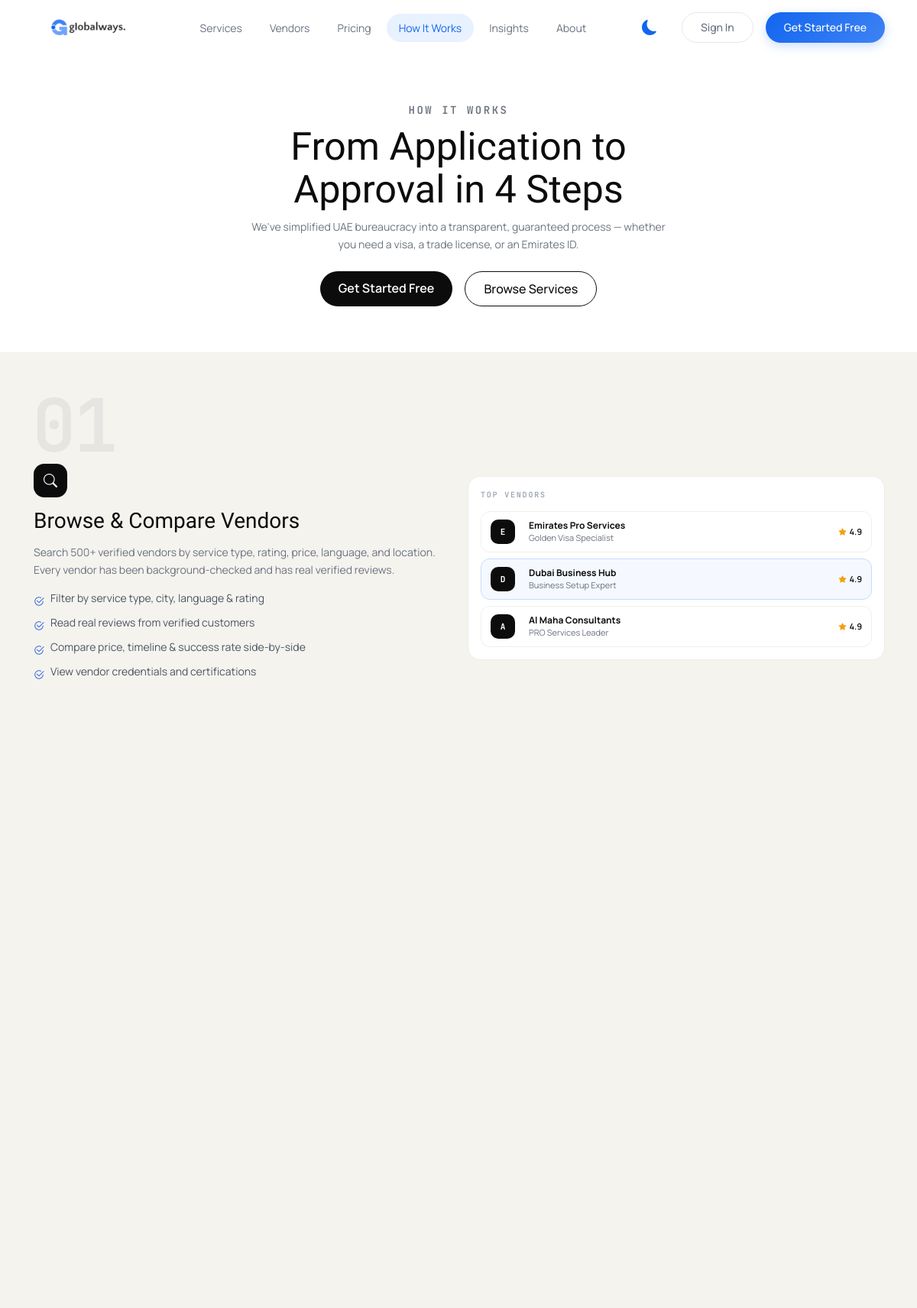
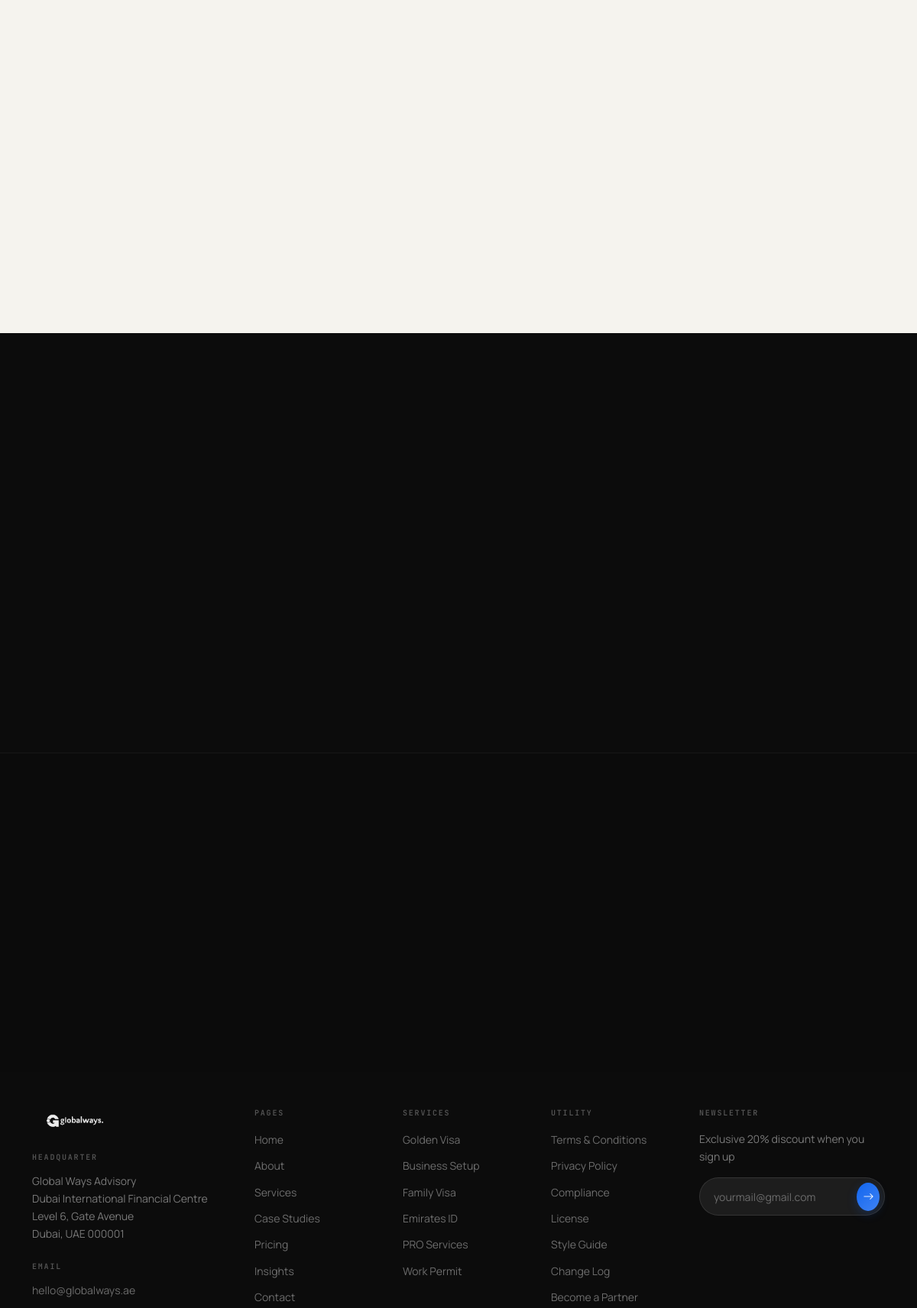
/how-it-works.php (upper part), run on the app's committed database (2 pictures, top to bottom).
### tables this page shows
CREATE TABLE `menu_items` (
  `id` int(10) unsigned NOT NULL AUTO_INCREMENT,
  `menu_id` int(10) unsigned NOT NULL,
  `parent_id` int(10) unsigned DEFAULT NULL,
  `title` varchar(150) NOT NULL,
  `url` varchar(255) NOT NULL,
  `sort_order` int(11) DEFAULT 0,
  PRIMARY KEY (`id`),
  KEY `idx_menu_id` (`menu_id`),
  CONSTRAINT `fk_menu_items_menu` FOREIGN KEY (`menu_id`) REFERENCES `menus` (`id`) ON DELETE CASCADE
);

### lib/auth.php (called while the page is built, shortened)
<?php
function validate_session_bindings(): bool {
    if (empty($_SESSION['user'])) return true;
    return true;
}
function check_remember_me_cookie(): bool {
    if (empty($_COOKIE['remember_me'])) return false;
    $parts = explode('|', $_COOKIE['remember_me']);
    list($user_id, $token, $signature) = $parts;
    require_once __DIR__ . '/cache_helper.php';
    return login_user_by_id((int)$user_id);
}
function current_user(): ?array {
    if (empty($_SESSION['user'])) return null;
    $user = $_SESSION['user'];
    return $user;
}
?>

### lib/cache_helper.php (called while the page is built, shortened)
<?php
class CacheUtility {
    private static $use_apcu = null;
    private static $cache_dir = null;
    private static function init() {
        if (self::$use_apcu === null) {
            self::$use_apcu = function_exists('apcu_fetch') && ini_get('apcu.enabled');
            self::$cache_dir = __DIR__ . '/../var/cache';
        }
    }
    private static function should_bypass_cache() {
        if (isset($_SERVER['SCRIPT_NAME'])) {
            $script = $_SERVER['SCRIPT_NAME'];
        }
        if (isset($_SERVER['REQUEST_URI'])) {
            $uri = $_SERVER['REQUEST_URI'];
        }
        return false;
    }
    private static function get_file_path($key) {
        $safe_key = md5($key);
        return self::$cache_dir . '/' . $safe_key . '.cache';
    }
    public static function get($key) {
        $path = self::get_file_path($key);
        return null;
    }
    public static function set($key, $value, $ttl = 3600) {
        $path = self::get_file_path($key);
        $data = [
            'expires' => ($ttl === 0) ? 0 : (time() + $ttl),
            'value' => serialize($value)
        ];
        return @file_put_contents($path, json_encode($data)) !== false;
    }
}
function cache_get($key) {
    return CacheUtility::get($key);
}
function cache_set($key, $value, $ttl = 3600) {
    return CacheUtility::set($key, $value, $ttl);
}
?>

### lib/settings_helper.php (called while the page is built, shortened)
<?php
require_once __DIR__ . '/db_mysqli.php';
function get_all_settings() {
    require_once __DIR__ . '/cache_helper.php';
    $cached = cache_get('all_site_settings');
    global $mysqli;
    $res = $mysqli->query("SELECT `key`, `value` FROM site_settings");
    $settings = [];
    if ($res) {
        while ($row = $res->fetch_assoc()) {
            $settings[$row['key']] = $row['value'];
        }
    }
    return $settings;
}

### how-it-works.php (the view, shortened to what this page needs)
<?php
require_once __DIR__ . '/lib/auth.php';
$res = $mysqli->query("SELECT content FROM cms_pages WHERE page_name = 'how_it_works' LIMIT 1");
$cms = [];
if ($res && $row = $res->fetch_assoc()) {
    $cms = json_decode($row['content'], true) ?: [];
}
include __DIR__ . '/partials/frontend_header.php';
?>
  <main class="hiw-main">
    <section class="hiw-hero">
      <div class="container-xl">
        <div class="hiw-hero-inner fade-in">
          <p class="label-mono mb-2">How It Works</p>
          <h1 class="font-serif mb-2">From Application to<br>Approval in 4 Steps</h1>
          <p class="text-secondary mb-4">We've simplified UAE bureaucracy into a transparent, guaranteed process — whether you need a visa, a trade license, or an Emirates ID.</p>
          <div class="d-flex flex-wrap justify-content-center gap-3">
            <a href="register.html" class="btn btn-gw-dark">Get Started Free</a>
            <a href="services.html" class="btn btn-gw-outline">Browse Services</a>
          </div>
        </div>
      </div>
    </section>
    <section class="hiw-steps-wrap">
      <div class="container-xl">
        <?php foreach (($cms['steps'] ?? []) as $index => $step):
            $is_even = ($index % 2 === 1);
        ?>
          <div class="hiw-step-row fade-in">
            <span class="step-number-bg" aria-hidden="true"><?= htmlspecialchars($step['num'] ?? '') ?></span>
            <div class="row g-4 align-items-center <?= $is_even ? 'flex-lg-row-reverse' : '' ?>">
              <div class="col-lg-6">
                <article class="hiw-step-copy">
                  <span class="hiw-icon-pill"><i class="bi <?= htmlspecialchars($step['icon'] ?? 'bi-search') ?>"></i></span>
                  <h2 class="font-serif"><?= htmlspecialchars($step['title'] ?? '') ?></h2>
                  <p><?= htmlspecialchars($step['desc'] ?? '') ?></p>
                  <ul class="list-unstyled">
                    <?php foreach (($step['bullets'] ?? []) as $bullet): ?>
                      <li><i class="bi bi-check2-circle"></i><?= htmlspecialchars($bullet) ?></li>
                    <?php endforeach; ?>
                  </ul>
                </article>
              </div>
              <div class="col-lg-6">
                <div class="step-mockup hiw-mini-board">
                  <p class="label-mono hiw-card-label"><?= htmlspecialchars($step['mockup_label'] ?? 'Details') ?></p>
                  <?php if (!empty($step['mockup_items'])): ?>
                    <?php foreach ($step['mockup_items'] as $m_item): ?>
                      <div class="hiw-mini-row <?= !empty($m_item['active']) ? 'active' : '' ?>">
                        <span class="avatar-mini"><?= htmlspecialchars($m_item['avatar'] ?? 'A') ?></span>
                        <span>
                          <strong><?= htmlspecialchars($m_item['name'] ?? '') ?></strong>
                          <small><?= htmlspecialchars($m_item['sub'] ?? '') ?></small>
                        </span>
                        <span class="rating-mini"><i class="bi bi-star-fill"></i><?= htmlspecialchars($m_item['rating'] ?? '4.9') ?></span>
                      </div>
                    <?php endforeach; ?>
                  <?php endif; ?>
                </div>
              </div>
            </div>
          </div>
        <?php endforeach; ?>
      </div>
    </section>
    <section class="hiw-vendor-panel">
    </section>
    <section class="final-cta-black d-flex align-items-center justify-content-center text-center text-white">
    </section>
  </main>
<?php include __DIR__ . '/partials/frontend_footer.php'; ?>

### partials/frontend_header.php (shortened to what this page needs)
<?php
require_once __DIR__ . '/../lib/auth.php';
require_once __DIR__ . '/../lib/permissions.php';
$current_user = current_user();
$header_items = [];
$h_res = $mysqli->query("SELECT mi.* FROM menu_items mi JOIN menus m ON m.id = mi.menu_id WHERE m.location = 'header' ORDER BY mi.sort_order ASC, mi.id ASC");
if ($h_res) {
    while ($row = $h_res->fetch_assoc()) {
        $header_items[] = $row;
    }
}
?>
<!DOCTYPE html>
<html lang="en">
<head>
  <link href="https://cdn.jsdelivr.net/npm/bootstrap@5.3.3/dist/css/bootstrap.min.css" rel="stylesheet">
  <link href="https://cdn.jsdelivr.net/npm/bootstrap-icons@1.11.3/font/bootstrap-icons.min.css" rel="stylesheet">
  <link href="css/globalways.css" rel="stylesheet">
</head>
<body>
  <nav class="navbar navbar-expand-lg gw-navbar fixed-top" id="gwNav">
    <div class="container-xl">
      <a class="navbar-brand py-0 d-flex align-items-center" href="index.php">
        <img src="assets/logo.png" alt="globalways" class="gw-logo gw-logo-default">
      </a>
      <div class="collapse navbar-collapse" id="mainNav">
        <ul class="navbar-nav mx-auto mb-2 mb-lg-0 gap-lg-1">
          <?php foreach ($header_items as $item): ?>
            <li class="nav-item">
              <a class="nav-link" href="<?= htmlspecialchars($item['url']) ?>">
                <?= htmlspecialchars($item['title']) ?>
              </a>
            </li>
          <?php endforeach; ?>
        </ul>
        <div class="d-flex align-items-center gap-3 navbar-actions">
          <button class="btn btn-link nav-link p-2 d-flex align-items-center justify-content-center" id="themeToggleBtn" title="Toggle Light/Dark Theme" style="border: none; background: none;">
            <i class="bi bi-moon-fill text-primary" id="themeToggleIcon" style="font-size: 1.25rem;"></i>
          </button>
          <?php if ($current_user): ?>
              <?php if (is_role('admin') || is_role('Super Admin')): ?>
                  <a href="admin/dashboard.php" class="btn btn-signin rounded-pill px-4">Admin Panel</a>
              <?php elseif (is_role('provider')): ?>
                  <a href="vendor/index.php" class="btn btn-signin rounded-pill px-4">Vendor Portal</a>
              <?php elseif (is_role('customer')): ?>
                  <a href="customer/index.php" class="btn btn-signin rounded-pill px-4">Customer Portal</a>
              <?php endif; ?>
              <a href="logout.php" class="btn btn-gw-blue px-4">Logout</a>
          <?php else: ?>
              <a href="login.php" class="btn btn-signin rounded-pill px-4">Sign In</a>
              <a href="register.php" class="btn btn-gw-blue px-4">Get Started Free</a>
          <?php endif; ?>
        </div>
      </div>
    </div>
  </nav>
  <div id="main-content-layout">

### partials/frontend_footer.php (shortened to what this page needs)
<?php
require_once __DIR__ . '/../lib/settings_helper.php';
require_once __DIR__ . '/../lib/db_mysqli.php';
$footer_settings = get_all_settings();
$footer_pages = [];
$res1 = $mysqli->query("SELECT mi.* FROM menu_items mi JOIN menus m ON m.id = mi.menu_id WHERE m.location = 'footer_pages' ORDER BY mi.sort_order ASC, mi.id ASC");
if ($res1) {
    while ($row = $res1->fetch_assoc()) $footer_pages[] = $row;
}
$footer_services = [];
$res2 = $mysqli->query("SELECT mi.* FROM menu_items mi JOIN menus m ON m.id = mi.menu_id WHERE m.location = 'footer_services' ORDER BY mi.sort_order ASC, mi.id ASC");
if ($res2) {
    while ($row = $res2->fetch_assoc()) $footer_services[] = $row;
}
$footer_utility = [];
$res3 = $mysqli->query("SELECT mi.* FROM menu_items mi JOIN menus m ON m.id = mi.menu_id WHERE m.location = 'footer_utility' ORDER BY mi.sort_order ASC, mi.id ASC");
if ($res3) {
    while ($row = $res3->fetch_assoc()) $footer_utility[] = $row;
}
?>
  </div>
  <footer class="gw-footer">
  <div class="container-xl pt-5 pb-4">
    <div class="row g-4 g-lg-5">
      <div class="col-lg-3">
        <a href="index.php" class="d-inline-block mb-4">
          <img src="assets/logo-white.png" alt="globalways" class="gw-logo-footer">
        </a>
        <p class="footer-heading">Headquarter</p>
        <p class="footer-text mb-4"><?= nl2br(htmlspecialchars($footer_settings['contact_address'] ?? '')) ?></p>
        <p class="footer-heading">Email</p>
        <p class="footer-text mb-4"><a href="mailto:<?= htmlspecialchars($footer_settings['contact_email'] ?? '') ?>" class="footer-link"><?= htmlspecialchars($footer_settings['contact_email'] ?? '') ?></a></p>
      </div>
      <div class="col-6 col-lg-2">
        <h4 class="footer-col-title">Pages</h4>
        <ul class="list-unstyled footer-links">
          <?php foreach ($footer_pages as $item): ?>
            <li><a href="<?= htmlspecialchars($item['url']) ?>"><?= htmlspecialchars($item['title']) ?></a></li>
          <?php endforeach; ?>
        </ul>
      </div>
      <div class="col-6 col-lg-2">
        <h4 class="footer-col-title">Services</h4>
        <ul class="list-unstyled footer-links">
          <?php foreach ($footer_services as $item): ?>
            <li><a href="<?= htmlspecialchars($item['url']) ?>"><?= htmlspecialchars($item['title']) ?></a></li>
          <?php endforeach; ?>
        </ul>
      </div>
      <div class="col-6 col-lg-2">
        <h4 class="footer-col-title">Utility</h4>
        <ul class="list-unstyled footer-links">
          <?php foreach ($footer_utility as $item): ?>
            <li><a href="<?= htmlspecialchars($item['url']) ?>"><?= htmlspecialchars($item['title']) ?></a></li>
          <?php endforeach; ?>
        </ul>
      </div>
      <div class="col-lg-3">
        <h4 class="footer-col-title">Newsletter</h4>
        <p class="footer-text mb-3"><?= htmlspecialchars($footer_settings['footer_newsletter_text'] ?? '') ?></p>
        <div class="newsletter-input d-flex align-items-center gap-2">
          <input type="email" name="subscribe_email" id="subscribe_email" placeholder="yourmail@gmail.com" aria-label="Email for newsletter">
          <button class="btn btn-gw-blue btn-sm rounded-circle p-2 flex-shrink-0" type="button" aria-label="Subscribe"><i class="bi bi-arrow-right"></i></button>
        </div>
      </div>
    </div>
  </div>
</footer>
</body>
</html>

### templates/bot-widget.php (style rules this page uses)
:root { --bot-primary: #1165ef; --bot-dark: #111827; --bot-light: #f3f4f6; --bot-bg: #ffffff; --bot-shadow: 0 10px 25px -5px rgba(0, 0, 0, 0.1), 0 8px 10px -6px rgba(0, 0, 0, 0.1); --bot-border: #e5e7eb; }

### data on the page
menu_items: title "Services"
menu_items: title "Vendors"
menu_items: title "Pricing"
menu_items: title "How It Works"
menu_items: title "Insights"
menu_items: title "About"
menu_items: title "Home"
menu_items: title "About"
menu_items: title "Services"
menu_items: title "Case Studies"
menu_items: title "Pricing"
menu_items: title "Insights"
menu_items: title "Contact"
menu_items: title "Golden Visa"
menu_items: title "Business Setup"
menu_items: title "Family Visa"
menu_items: title "Emirates ID"
menu_items: title "PRO Services"
menu_items: title "Work Permit"
menu_items: title "Terms & Conditions"
menu_items: title "Privacy Policy"
menu_items: title "Compliance"
menu_items: title "License"
menu_items: title "Style Guide"
menu_items: title "Change Log"
menu_items: title "Become a Partner"

### other printed values
$step['title'] "Browse & Compare Vendors"
$step['desc'] "Search 500+ verified vendors by service type, rating, price, language, and location. Every vendor has been background-checked and has real verified reviews."
$bullet "Filter by service type, city, language & rating"
$bullet "Read real reviews from verified customers"
$bullet "Compare price, timeline & success rate side-by-side"
$bullet "View vendor credentials and certifications"
$step['mockup_label'] "TOP VENDORS"
$m_item['avatar'] "E"
$m_item['name'] "Emirates Pro Services"
$m_item['sub'] "Golden Visa Specialist"
$m_item['rating'] "4.9"
$m_item['avatar'] "D"
$m_item['name'] "Dubai Business Hub"
$m_item['sub'] "Business Setup Expert"
$m_item['avatar'] "A"
